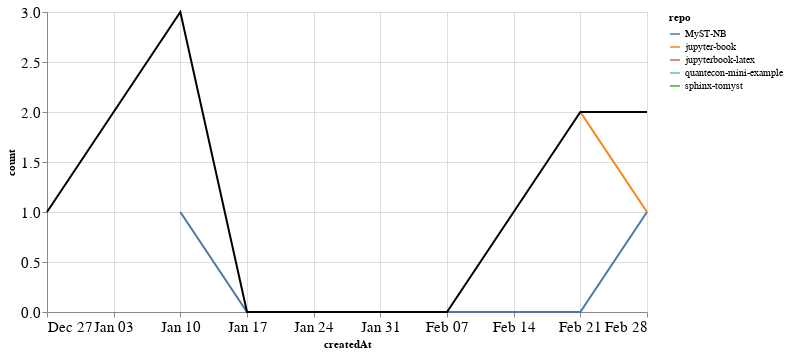

Here is the notebook cell this chart was saved with:
### Markdown cell above
### PRs

### Code cell
prs_time = prs.groupby('repo').resample('W', on='createdAt').count()['author'].reset_index()
prs_time = prs_time.rename(columns={'author': 'count'})
prs_time_total = prs_time.groupby('createdAt').agg({"count": "sum"}).reset_index()

ch1 = alt.Chart(prs_time, width=600).mark_line().encode(
    x='createdAt',
    y='count',
    color='repo',
    tooltip="repo"
)

ch2 = alt.Chart(prs_time_total, width=600).mark_line(color="black").encode(
    x='createdAt',
    y='count',
)

ch1 + ch2

### Figure 1 — Vega-Lite specification as saved in the notebook (floating-point values rounded to 4 significant figures)
{"config": {"axisLeft": {"labelFontSize": 15}, "axisBottom": {"labelFontSize": 15}}, "layer": [{"data": {"name": "data-8d9bc425731d1030171eebeac46f1cce"}, "mark": "line", "encoding": {"color": {"type": "nominal", "field": "repo"}, "tooltip": {"type": "nominal", "field": "repo"}, "x": {"type": "temporal", "field": "createdAt"}, "y": {"type": "quantitative", "field": "count"}}, "width": 600}, {"data": {"name": "data-57da605bdb107476720dd269a60c6d2b"}, "mark": {"type": "line", "color": "black"}, "encoding": {"x": {"type": "temporal", "field": "createdAt"}, "y": {"type": "quantitative", "field": "count"}}, "width": 600}], "$schema": "https://vega.github.io/schema/vega-lite/v4.8.1.json", "datasets": {"data-8d9bc425731d1030171eebeac46f1cce": [{"repo": "MyST-NB", "createdAt": "2021-01-10T00:00:00", "count": 1}, {"repo": "MyST-NB", "createdAt": "2021-01-17T00:00:00", "count": 0}, {"repo": "MyST-NB", "createdAt": "2021-01-24T00:00:00", "count": 0}, {"repo": "MyST-NB", "createdAt": "2021-01-31T00:00:00", "count": 0}, {"repo": "MyST-NB", "createdAt": "2021-02-07T00:00:00", "count": 0}, {"repo": "MyST-NB", "createdAt": "2021-02-14T00:00:00", "count": 0}, {"repo": "MyST-NB", "createdAt": "2021-02-21T00:00:00", "count": 0}, {"repo": "MyST-NB", "createdAt": "2021-02-28T00:00:00", "count": 1}, {"repo": "jupyter-book", "createdAt": "2021-02-21T00:00:00", "count": 2}, {"repo": "jupyter-book", "createdAt": "2021-02-28T00:00:00", "count": 1}, {"repo": "jupyterbook-latex", "createdAt": "2020-12-27T00:00:00", "count": 1}, {"repo": "quantecon-mini-example", "createdAt": "2021-02-14T00:00:00", "count": 1}, {"repo": "sphinx-tomyst", "createdAt": "2021-01-10T00:00:00", "count": 2}], "data-57da605bdb107476720dd269a60c6d2b": [{"createdAt": "2020-12-27T00:00:00", "count": 1}, {"createdAt": "2021-01-10T00:00:00", "count": 3}, {"createdAt": "2021-01-17T00:00:00", "count": 0}, {"createdAt": "2021-01-24T00:00:00", "count": 0}, {"createdAt": "2021-01-31T00:00:00", "count": 0}, {"createdAt": "2021-02-07T00:00:00", "count": 0}, {"createdAt": "2021-02-14T00:00:00", "count": 1}, {"createdAt": "2021-02-21T00:00:00", "count": 2}, {"createdAt": "2021-02-28T00:00:00", "count": 2}]}}
